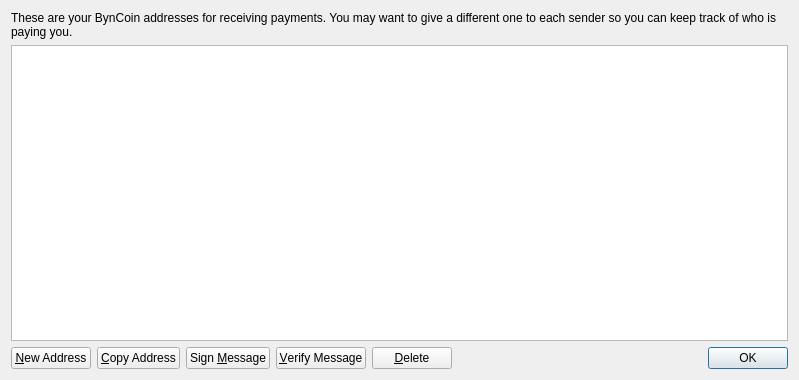
<?xml version="1.0" encoding="UTF-8"?>
<ui version="4.0">
 <class>AddressBookPage</class>
 <widget class="QWidget" name="AddressBookPage">
  <property name="geometry">
   <rect>
    <x>0</x>
    <y>0</y>
    <width>799</width>
    <height>380</height>
   </rect>
  </property>
  <property name="windowTitle">
   <string>Address Book</string>
  </property>
  <layout class="QVBoxLayout" name="verticalLayout">
   <item>
    <widget class="QLabel" name="labelExplanation">
     <property name="text">
      <string>These are your BynCoin addresses for receiving payments. You may want to give a different one to each sender so you can keep track of who is paying you.</string>
     </property>
     <property name="textFormat">
      <enum>Qt::PlainText</enum>
     </property>
     <property name="wordWrap">
      <bool>true</bool>
     </property>
    </widget>
   </item>
   <item>
    <widget class="QTableView" name="tableView">
     <property name="contextMenuPolicy">
      <enum>Qt::CustomContextMenu</enum>
     </property>
     <property name="toolTip">
      <string>Double-click to edit address or label</string>
     </property>
     <property name="tabKeyNavigation">
      <bool>false</bool>
     </property>
     <property name="alternatingRowColors">
      <bool>true</bool>
     </property>
     <property name="selectionMode">
      <enum>QAbstractItemView::SingleSelection</enum>
     </property>
     <property name="selectionBehavior">
      <enum>QAbstractItemView::SelectRows</enum>
     </property>
     <property name="sortingEnabled">
      <bool>true</bool>
     </property>
     <attribute name="verticalHeaderVisible">
      <bool>false</bool>
     </attribute>
    </widget>
   </item>
   <item>
    <layout class="QHBoxLayout" name="horizontalLayout">
     <item>
      <widget class="QPushButton" name="newAddressButton">
       <property name="toolTip">
        <string>Create a new address</string>
       </property>
       <property name="text">
        <string>&amp;New Address</string>
       </property>
       <property name="icon">
        <iconset resource="../bitcoin.qrc">
         <normaloff>:/icons/add</normaloff>:/icons/add</iconset>
       </property>
      </widget>
     </item>
     <item>
      <widget class="QPushButton" name="copyToClipboard">
       <property name="toolTip">
        <string>Copy the currently selected address to the system clipboard</string>
       </property>
       <property name="text">
        <string>&amp;Copy Address</string>
       </property>
       <property name="icon">
        <iconset resource="../bitcoin.qrc">
         <normaloff>:/icons/editcopy</normaloff>:/icons/editcopy</iconset>
       </property>
      </widget>
     </item>
     <item>
      <widget class="QPushButton" name="signMessage">
       <property name="toolTip">
        <string>Sign a message to prove you own a BynCoin address</string>
       </property>
       <property name="text">
        <string>Sign &amp;Message</string>
       </property>
       <property name="icon">
        <iconset resource="../bitcoin.qrc">
         <normaloff>:/icons/edit</normaloff>:/icons/edit</iconset>
       </property>
      </widget>
     </item>
     <item>
      <widget class="QPushButton" name="verifyMessage">
       <property name="toolTip">
        <string>Verify a message to ensure it was signed with a specified BynCoin address</string>
       </property>
       <property name="text">
        <string>&amp;Verify Message</string>
       </property>
       <property name="icon">
        <iconset resource="../bitcoin.qrc">
         <normaloff>:/icons/transaction_0</normaloff>:/icons/transaction_0</iconset>
       </property>
      </widget>
     </item>
     <item>
      <widget class="QPushButton" name="deleteButton">
       <property name="toolTip">
        <string>Delete the currently selected address from the list</string>
       </property>
       <property name="text">
        <string>&amp;Delete</string>
       </property>
       <property name="icon">
        <iconset resource="../bitcoin.qrc">
         <normaloff>:/icons/remove</normaloff>:/icons/remove</iconset>
       </property>
      </widget>
     </item>
     <item>
      <spacer name="horizontalSpacer">
       <property name="orientation">
        <enum>Qt::Horizontal</enum>
       </property>
       <property name="sizeHint" stdset="0">
        <size>
         <width>40</width>
         <height>20</height>
        </size>
       </property>
      </spacer>
     </item>
     <item>
      <widget class="QDialogButtonBox" name="buttonBox">
       <property name="sizePolicy">
        <sizepolicy hsizetype="Maximum" vsizetype="Fixed">
         <horstretch>0</horstretch>
         <verstretch>0</verstretch>
        </sizepolicy>
       </property>
       <property name="standardButtons">
        <set>QDialogButtonBox::Ok</set>
       </property>
      </widget>
     </item>
    </layout>
   </item>
  </layout>
 </widget>
 <resources>
  <include location="../bitcoin.qrc"/>
 </resources>
 <connections/>
</ui>
